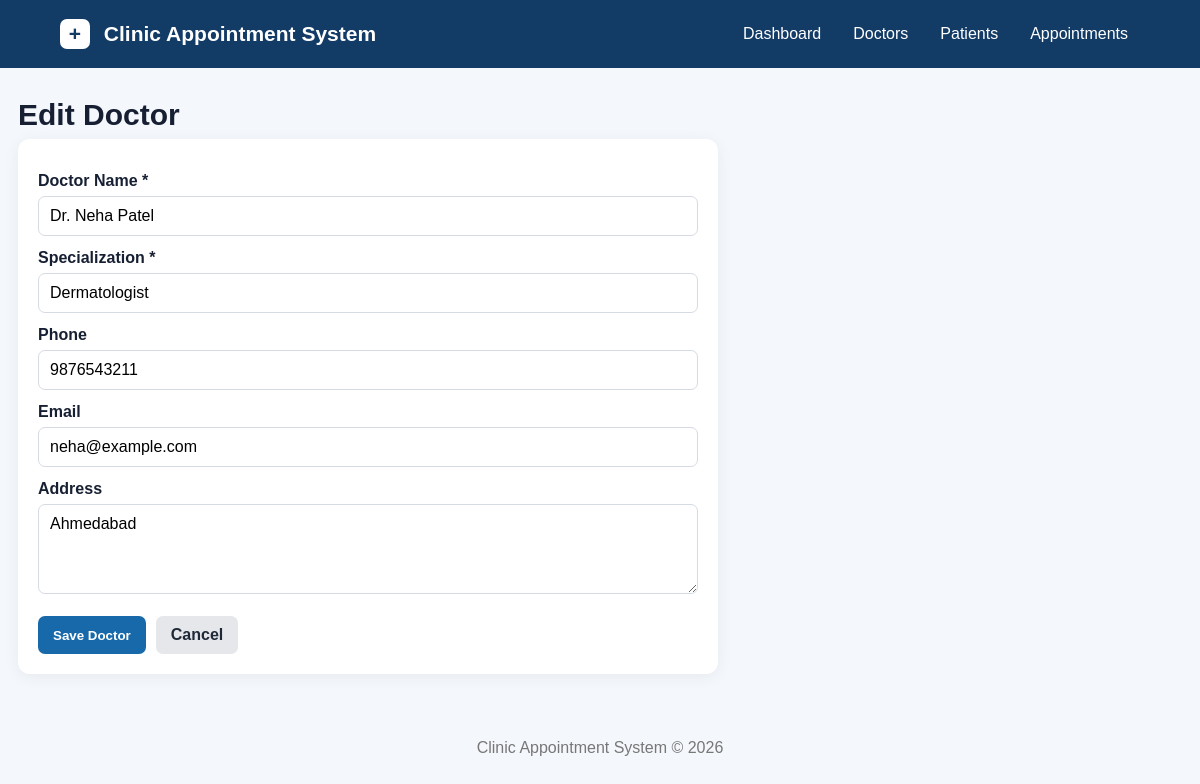
The page /doctor_form.php?id=2 on the database its author committed.
### tables this page shows
CREATE TABLE doctors (
    id INT AUTO_INCREMENT PRIMARY KEY,
    name VARCHAR(100) NOT NULL,
    specialization VARCHAR(100) NOT NULL,
    phone VARCHAR(20),
    email VARCHAR(120),
    address VARCHAR(255),
    created_at TIMESTAMP DEFAULT CURRENT_TIMESTAMP
);

### doctor_form.php (the view, shortened to what this page needs)
<?php
require "config.php";
$id = (int)($_GET["id"] ?? 0);
$editing = $id > 0;
$doctor = ["name"=>"","specialization"=>"","phone"=>"","email"=>"","address"=>""];
if ($editing) {
    $stmt = $pdo->prepare("SELECT * FROM doctors WHERE id=?");
    $stmt->execute([$id]);
    $doctor = $stmt->fetch();
}
require "header.php";
?>
<h1><?= $editing ? "Edit Doctor" : "Add New Doctor" ?></h1>
<div class="card form-card">
<form method="post">
<label>Doctor Name *</label><input name="name" required value="<?= htmlspecialchars($doctor["name"]) ?>">
<label>Specialization *</label><input name="specialization" required value="<?= htmlspecialchars($doctor["specialization"]) ?>" placeholder="e.g. Cardiologist">
<label>Phone</label><input name="phone" value="<?= htmlspecialchars($doctor["phone"]) ?>">
<label>Email</label><input type="email" name="email" value="<?= htmlspecialchars($doctor["email"]) ?>">
<label>Address</label><textarea name="address"><?= htmlspecialchars($doctor["address"]) ?></textarea>
<div class="form-actions"><button class="btn" type="submit">Save Doctor</button><a class="btn secondary" href="doctors.php">Cancel</a></div>
</form>
</div>
<?php require "footer.php"; ?>

### assets/style.css (style rules this page uses)
* { box-sizing:border-box }
body { margin:0;font-family:Arial,Helvetica,sans-serif;background:#f4f7fb;color:#172033 }
h1 { margin:0 0 7px;font-size:30px }
.card { background:#fff;border-radius:12px;padding:20px;box-shadow:0 3px 16px rgba(0,0,0,.06) }
.btn { display:inline-block;border:0;background:#1769aa;color:#fff;text-decoration:none;padding:10px 15px;border-radius:7px;cursor:pointer;font-weight:600 }
.btn.secondary { background:#e5e7eb;color:#1f2937 }
input,select,textarea { width:100%;padding:10px 11px;border:1px solid #d5dbe3;border-radius:7px;background:#fff;font:inherit }
textarea { min-height:90px;resize:vertical }
label { display:block;font-weight:600;margin:13px 0 6px }
.form-card { max-width:700px }
.form-actions { display:flex;gap:10px;margin-top:18px }

### rows shown on the page
doctors: name "Dr. Neha Patel", specialization "Dermatologist", phone "9876543211", email "neha@example.com", address "Ahmedabad"
